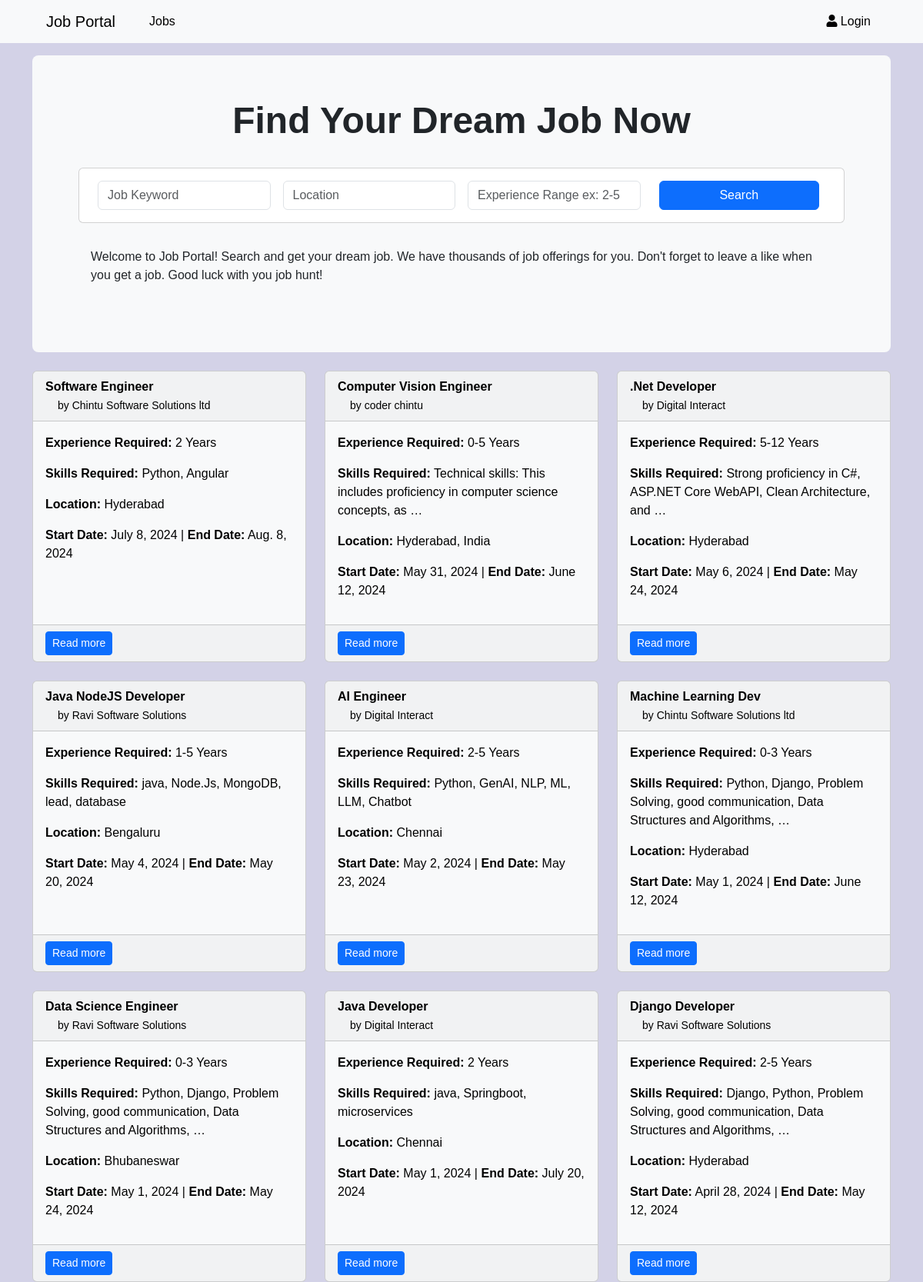
The page / on the database its author committed.
### job/models.py (models this page shows, shortened)
class Job(models.Model):
    recruiter = models.ForeignKey(Recruiter, on_delete=models.CASCADE)
    start_date = models.DateField()
    end_date = models.DateField()
    title = models.CharField(max_length=100)
    salary = models.CharField(max_length=20)
    image=models.ImageField(blank=True, null=True)
    description = models.TextField()
    experience = models.CharField(max_length=50)
    location = models.CharField(max_length=100)
    skills = models.CharField(max_length=100)
    eligibility_criteria = models.CharField(max_length=300, default="No specific eligibility criteria provided")
    job_type = models.CharField(max_length=100, default="Full-time")
    process = models.CharField(max_length=300, default="Standard application process")
    role_responsibilities = models.CharField(max_length=500, default="Software developer, Designing, coding, testing, and debugging software applications")
    mode_of_work = models.CharField(max_length=10,default="on-site")
    creation_date = models.DateField()

class Recruiter(models.Model):
    user = models.ForeignKey(User, on_delete=models.CASCADE)
    mobile = models.CharField(max_length=15, blank=True, null=True)
    image = models.ImageField(blank=True,null=True)
    gender = models.CharField(max_length=10, choices=GENDER_CHOICES, blank=True, null=True)
    type = models.CharField(max_length=10, blank=True, null=True)
    company=models.CharField(max_length=50,null=True)
    about_company=models.CharField(max_length=100,default=about_company_default)
    status = models.CharField(max_length=20,null=True)

### job/views.py (the view, shortened to what this page needs)
# urls.py: path('',index,name='index'),
def index(request):
    user_type = None
    jobs = Job.objects.order_by('-start_date')[:9]
    d = {'jobs': jobs,'user_type': user_type}
    return render (request,'index.html',d)

### job/context_processors.py (called while the page is built, shortened)
def common_context(request):
    user_type = None
    latest_jobs = Job.objects.order_by('-start_date')[:9]
    return {
        'user_type': user_type,
        'latest_jobs': latest_jobs
    }

### job/templates/index.html (shortened to what this page needs)
{% if user_type == 'user' %}
    {% include "user_navigation.html" %}
 {% elif user_type == 'recruiter' %}
    {% include "recruiter_navigation.html" %}
{% elif user_type == 'admin' %}
    {% include "admin_navigation.html" %}
{% else %}
    {% include "navigation.html" %}
{% endif %}
{% load static %}
{% block content %}
<div class="container mt-3">
<section>
  <div class="p-5 mb-4 bg-light rounded-3" style="background-color: #d9e3ed;">
      <div class="container-fluid py-2">
          <h2 class="display-5 fw-bold text-center">Find Your Dream Job Now</h2>
          <br>
          <div class="card">
              <div class="card-body">
                  <form method="post" action="{% url 'job_search' %}" class="row gy-2 gx-3 align-items-center px-2">
                      <div class="col-sm-3">
                          <input type="text" class="form-control" id="keyword" name="keyword" placeholder="Job Keyword">
                      </div>
                      <div class="col-sm-3">
                          <input type="text" class="form-control" id="location" name="location" placeholder="Location">
                      </div>
                      <div class="col-sm-3">
                          <input type="text" class="form-control" id="experience" name="experience" placeholder="Experience Range ex: 2-5">
                      </div>
                      <div class="col-sm-3 px-3">
                          <button type="submit" class="btn btn-primary w-100">Search</button>
                      </div>
                  </form>
              </div>
          </div>
          <p class="col fs-6 mt-3 p-3">
            Welcome to  Job Portal! Search and get your dream job. We have thousands of job offerings for you. Don't forget to leave a like when you get a job. Good luck with you job hunt!
          </p>
      </div>
  </div>
</section>
  <div class="row row-cols-1 row-cols-md-3 g-4">
      {% for job in jobs %}
        <div class="col">
            <div class="card h-100 text-bg-light mb-3">
                <div class="card-header">
                  <div>
                    <b class="card-title">{{ job.title }}</b>
                  </div>
                    <small class="mx-3"> by {{ job.recruiter.company}} </small>
                </div>
                <div class="card-body">
                    <p class="card-text"><strong>Experience Required:</strong> {{ job.experience }} Years</p>
                    <p class="card-text"><strong>Skills Required:</strong> {{ job.skills|truncatewords:10 }}</p>
                    <p class="card-text"><strong>Location:</strong> {{ job.location }}</p>
                    <p class="card-text"><strong>Start Date:</strong> {{ job.start_date }} |  <strong>End Date:</strong> {{ job.end_date }}</p>
                </div>
                <div class="card-footer">
                    <a href="{% url 'job_view' job.id %}" class="btn btn-primary btn-sm">Read more</a>
                </div>
            </div>
        </div>
        {% endfor %}
  </div>
</div>
{% endblock content %}

### job/templates/navigation.html (style rules this page uses)
body { font-family: Arial, sans-serif; background-color:#d3d2e7; }

### rows shown on the page
Job: title "Software Engineer", recruiter.company "Chintu Software Solutions ltd", experience "2", skills "Python, Angular", location "Hyderabad", start_date "July 8, 2024", end_date "Aug. 8, 2024"
Job: title "Computer Vision Engineer", recruiter.company "coder chintu", experience "0-5", skills "Technical skills: This includes proficiency in computer science concepts, as …", location "Hyderabad, India", start_date "May 31, 2024", end_date "June 12, 2024"
Job: title ".Net Developer", recruiter.company "Digital Interact", experience "5-12", skills "Strong proficiency in C#, ASP.NET Core WebAPI, Clean Architecture, and …", location "Hyderabad", start_date "May 6, 2024", end_date "May 24, 2024"
Job: title "Java NodeJS Developer", recruiter.company "Ravi Software Solutions", experience "1-5", skills "java, Node.Js, MongoDB, lead, database", location "Bengaluru", start_date "May 4, 2024", end_date "May 20, 2024"
Job: title "AI Engineer", recruiter.company "Digital Interact", experience "2-5", skills "Python, GenAI, NLP, ML, LLM, Chatbot", location "Chennai", start_date "May 2, 2024", end_date "May 23, 2024"
Job: title "Machine Learning Dev", recruiter.company "Chintu Software Solutions ltd", experience "0-3", skills "Python, Django, Problem Solving, good communication, Data Structures and Algorithms, …", location "Hyderabad", start_date "May 1, 2024", end_date "June 12, 2024"
Job: title "Data Science Engineer", recruiter.company "Ravi Software Solutions", experience "0-3", skills "Python, Django, Problem Solving, good communication, Data Structures and Algorithms, …", location "Bhubaneswar", start_date "May 1, 2024", end_date "May 24, 2024"
Job: title "Java Developer", recruiter.company "Digital Interact", experience "2", skills "java, Springboot, microservices", location "Chennai", start_date "May 1, 2024", end_date "July 20, 2024"
Job: title "Django Developer", recruiter.company "Ravi Software Solutions", experience "2-5", skills "Django, Python, Problem Solving, good communication, Data Structures and Algorithms, …", location "Hyderabad", start_date "April 28, 2024", end_date "May 12, 2024"
